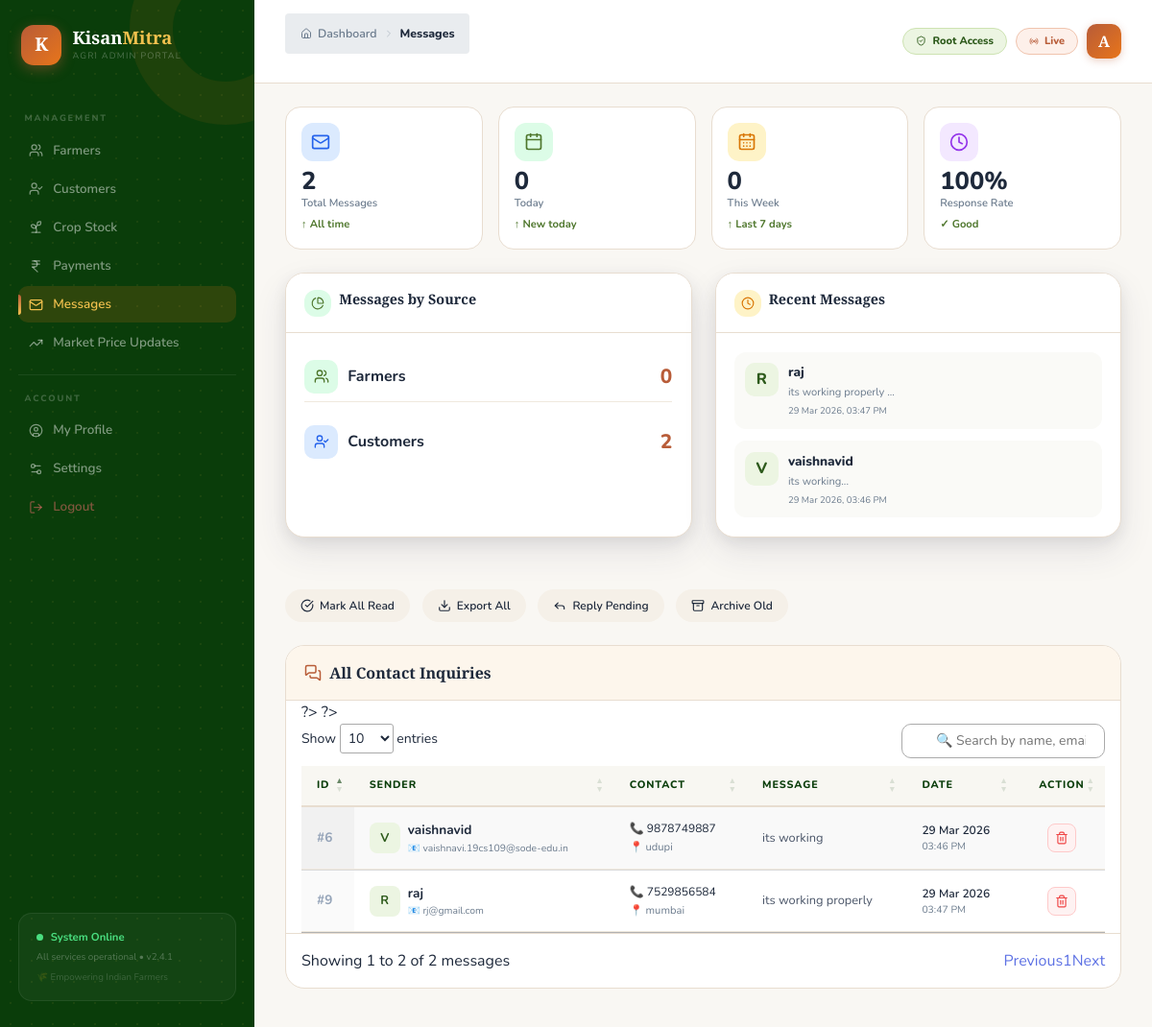
Page /admin/aviewmsg.php (signed in) on the committed database.
### tables this page shows
CREATE TABLE `contactus` (
  `c_id` int(11) NOT NULL,
  `c_name` varchar(100) NOT NULL,
  `c_mobile` varchar(100) NOT NULL,
  `c_email` varchar(100) NOT NULL,
  `c_address` varchar(500) NOT NULL,
  `c_message` text NOT NULL,
  `created_at` timestamp NOT NULL DEFAULT current_timestamp(),
  `user_type` varchar(20) DEFAULT 'customer',
  `is_read` tinyint(1) DEFAULT 0
);

### admin/aviewmsg.php (the view, shortened to what this page needs)
<?php
require('../sql.php');
$user = $_SESSION['admin_login_user'];
$query4 = "SELECT * from admin where admin_name ='$user'";
$ses_sq4 = mysqli_query($conn, $query4);
$row4 = mysqli_fetch_assoc($ses_sq4);
$para2 = $row4['admin_name'];
$total_messages = mysqli_fetch_assoc(mysqli_query($conn, "SELECT COUNT(*) as c FROM contactus"))['c'] ?? 0;
$today_messages = mysqli_fetch_assoc(mysqli_query($conn, "SELECT COUNT(*) as c FROM contactus WHERE DATE(created_at) = CURDATE()"))['c'] ?? 0;
$week_messages = mysqli_fetch_assoc(mysqli_query($conn, "SELECT COUNT(*) as c FROM contactus WHERE WEEK(created_at) = WEEK(CURDATE())"))['c'] ?? 0;
$farmer_messages = mysqli_fetch_assoc(mysqli_query($conn, "SELECT COUNT(*) as c FROM contactus WHERE user_type = 'farmer'"))['c'] ?? 0;
$customer_messages = mysqli_fetch_assoc(mysqli_query($conn, "SELECT COUNT(*) as c FROM contactus WHERE user_type = 'customer'"))['c'] ?? 0;
$recent_messages = mysqli_query($conn, "SELECT * FROM contactus ORDER BY c_id DESC LIMIT 5");
?>
<!DOCTYPE html>
<html lang="en">
<head>
    <?php require ('aheader.php'); ?>
    <link rel="stylesheet" href="https://cdn.datatables.net/1.13.4/css/jquery.dataTables.min.css">
</head>
<body>
<aside class="sidebar" id="sidebar">
    <div class="sidebar-inner">
        <div class="brand">
            <div class="brand-icon">K</div>
            <div class="brand-wordmark">
                <div class="brand-name">Kisan<em>Mitra</em></div>
                <div class="brand-sub">Agri Admin Portal</div>
            </div>
        </div>
        <nav>
            <div class="nav-label">Management</div>
            <a href="afarmers.php" class="nav-link"><i data-lucide="users" style="width:15px;height:15px"></i> Farmers</a>
            <a href="acustomers.php" class="nav-link"><i data-lucide="user-check" style="width:15px;height:15px"></i> Customers</a>
            <a href="aproducedcrop.php" class="nav-link"><i data-lucide="sprout" style="width:15px;height:15px"></i> Crop Stock</a>
            <a href="apayments.php" class="nav-link"><i data-lucide="indian-rupee" style="width:15px;height:15px"></i> Payments</a>
            <a href="aviewmsg.php" class="nav-link active"><i data-lucide="mail" style="width:15px;height:15px"></i> Messages</a>
            <a href="update_prices.php" class="nav-link"><i data-lucide="trending-up" style="width:15px;height:15px"></i> Market Price Updates</a>
            <div class="nav-divider"></div>
            <div class="nav-label">Account</div>
            <a href="aprofile.php" class="nav-link"><i data-lucide="user-circle" style="width:15px;height:15px"></i> My Profile</a>
            <a href="asettings.php" class="nav-link"><i data-lucide="settings-2" style="width:15px;height:15px"></i> Settings</a>
            <a href="alogout.php" class="nav-link danger"><i data-lucide="log-out" style="width:15px;height:15px"></i> Logout</a>
        </nav>
        <div class="sidebar-foot">
            <div style="display:flex;align-items:center;gap:8px;margin-bottom:5px;">
                <div class="pulse-dot"></div>
                <span style="font-size:0.71rem;color:#4ade80;font-weight:700;">System Online</span>
            </div>
            <div style="font-size:0.62rem;color:rgba(255,255,255,0.28);">All services operational &bull; v2.4.1</div>
            <div style="font-size:0.61rem;color:rgba(255,255,255,0.18);margin-top:6px;">🌾 Empowering Indian Farmers</div>
        </div>
    </div>
</aside>
<main class="main">
    <div class="topbar">
        <div style="display:flex;align-items:center;gap:13px;">
            <div class="breadcrumb">
                <i data-lucide="home" style="width:12px;height:12px"></i>
                <span>Dashboard</span>
                <i data-lucide="chevron-right" style="width:12px;height:12px;opacity:0.35"></i>
                <span class="cur">Messages</span>
            </div>
        </div>
        <div class="topbar-right">
            <div class="chip chip-green"><i data-lucide="shield-check" style="width:11px;height:11px"></i> Root Access</div>
            <div class="chip chip-terra"><i data-lucide="radio" style="width:10px;height:10px"></i> Live</div>
            <div class="topbar-avatar"><?php echo strtoupper(substr($para2,0,1)); ?></div>
        </div>
    </div>
    <div class="dashboard-container">
        <div class="stats-grid">
            <div class="stat-card">
                <div class="stat-header">
                    <div class="stat-icon blue"><i data-lucide="mail" style="width:20px;height:20px;"></i></div>
                </div>
                <div class="stat-value"><?php echo $total_messages; ?></div>
                <div class="stat-label">Total Messages</div>
                <div class="stat-trend trend-up">↑ All time</div>
            </div>
            <div class="stat-card">
                <div class="stat-header">
                    <div class="stat-icon green"><i data-lucide="calendar" style="width:20px;height:20px;"></i></div>
                </div>
                <div class="stat-value"><?php echo $today_messages; ?></div>
                <div class="stat-label">Today</div>
                <div class="stat-trend trend-up">↑ New today</div>
            </div>
            <div class="stat-card">
                <div class="stat-header">
                    <div class="stat-icon orange"><i data-lucide="calendar-days" style="width:20px;height:20px;"></i></div>
                </div>
                <div class="stat-value"><?php echo $week_messages; ?></div>
                <div class="stat-label">This Week</div>
                <div class="stat-trend trend-up">↑ Last 7 days</div>
            </div>
            <div class="stat-card">
                <div class="stat-header">
                    <div class="stat-icon purple"><i data-lucide="clock" style="width:20px;height:20px;"></i></div>
                </div>
                <div class="stat-value"><?php echo $total_messages > 0 ? round(($total_messages - $week_messages) / max(1, $total_messages) * 100) : 0; ?>%</div>
                <div class="stat-label">Response Rate</div>
                <div class="stat-trend trend-up">✓ Good</div>
            </div>
        </div>
        <div class="two-columns">
            <div class="card">
                <div class="card-header">
                    <div class="stat-icon green" style="width:28px;height:28px;"><i data-lucide="pie-chart" style="width:14px;height:14px;"></i></div>
                    <h3>Messages by Source</h3>
                </div>
                <div class="card-body">
                    <div class="type-list">
                        <div class="type-item">
                            <div class="type-info">
                                <div class="type-badge" style="background:#dcfce7;"><i data-lucide="users" style="width:16px;height:16px;color:var(--field-green);"></i></div>
                                <span class="type-name">Farmers</span>
                            </div>
                            <span class="type-count"><?php echo $farmer_messages; ?></span>
                        </div>
                        <div class="type-item">
                            <div class="type-info">
                                <div class="type-badge" style="background:#dbeafe;"><i data-lucide="user-check" style="width:16px;height:16px;color:#2563eb;"></i></div>
                                <span class="type-name">Customers</span>
                            </div>
                            <span class="type-count"><?php echo $customer_messages; ?></span>
                        </div>
                    </div>
                </div>
            </div>
            <div class="card">
                <div class="card-header">
                    <div class="stat-icon orange" style="width:28px;height:28px;"><i data-lucide="clock" style="width:14px;height:14px;"></i></div>
                    <h3>Recent Messages</h3>
                </div>
                <div class="card-body">
                    <div class="recent-list">
                        <?php
                        if(mysqli_num_rows($recent_messages) > 0) {
                            while($recent = mysqli_fetch_assoc($recent_messages)) {
                                $initial = strtoupper(substr($recent['c_name'], 0, 1));
                        ?>
                        <div class="recent-item" onclick="alert('Viewing message from <?php echo $recent['c_name']; ?>')">
                            <div class="recent-avatar"><?php echo $initial; ?></div>
                            <div class="recent-content">
                                <div class="recent-name"><?php echo htmlspecialchars($recent['c_name']); ?></div>
                                <div class="recent-message"><?php echo substr(htmlspecialchars($recent['c_message']), 0, 60); ?>...</div>
                                <div class="recent-time"><?php echo date('d M Y, h:i A', strtotime($recent['created_at'] ?? 'now')); ?></div>
                            </div>
                        </div>
                        <?php } } else { ?>
                        <div style="text-align:center;padding:2rem;color:var(--muted);">No messages yet</div>
                        <?php } ?>
                    </div>
                </div>
            </div>
        </div>
        <div class="quick-actions">
            <div class="action-chip" onclick="alert('Mark all as read feature would be implemented');"><i data-lucide="check-circle" style="width:14px;height:14px;"></i> Mark All Read</div>
            <div class="action-chip" onclick="alert('Export messages feature would be implemented');"><i data-lucide="download" style="width:14px;height:14px;"></i> Export All</div>
            <div class="action-chip" onclick="alert('Reply to pending messages feature');"><i data-lucide="reply" style="width:14px;height:14px;"></i> Reply Pending</div>
            <div class="action-chip" onclick="alert('Archive old messages feature');"><i data-lucide="archive" style="width:14px;height:14px;"></i> Archive Old</div>
        </div>
        <div class="table-card">
            <div class="table-header">
                <div class="table-title">
                    <i data-lucide="messages-square" style="width:18px;height:18px;color:var(--terracotta);"></i>
                    All Contact Inquiries
                </div>
            </div>
            <div style="padding: 0 1rem;">
                <table id="messagesTable" class="display" style="width:100%">
                    <thead>
                        <tr>
                            <th>ID</th>
                            <th>Sender</th>
                            <th>Contact</th>
                            <th>Message</th>
                            <th>Date</th>
                            <th style="text-align:center">Action</th>
                        </tr>
                    </thead>
                    <tbody>
                        <?php
                        $query = mysqli_query($conn, "SELECT * FROM contactus ORDER BY c_id DESC");
                        if(mysqli_num_rows($query) > 0) {
                            while($res = mysqli_fetch_array($query)){
                                $initial = strtoupper(substr($res['c_name'], 0, 1));
                                $msgPreview = strlen($res['c_message']) > 60 ? substr($res['c_message'],0,60).'…' : $res['c_message'];
                        ?>
                        <tr>
                            <td><span style="font-weight:700;color:#94a3b8;">#<?php echo $res['c_id']; ?></span></td>
                            <td>
                                <div class="sender-info">
                                    <div class="sender-avatar"><?php echo $initial; ?></div>
                                    <div>
                                        <div style="font-weight:700;"><?php echo htmlspecialchars($res['c_name']); ?></div>
                                        <div style="font-size:0.65rem;color:var(--muted);">📧 <?php echo htmlspecialchars($res['c_email']); ?></div>
                                    </div>
                                </div>
                              </div>
                              </td>
                            <td>
                                <div style="font-size:0.75rem;">📞 <?php echo $res['c_mobile']; ?></div>
                                <div style="font-size:0.7rem;color:var(--muted);margin-top:3px;">📍 <?php echo htmlspecialchars(substr($res['c_address'], 0, 30)); ?></div>
                              </div>
                              </td>
                            <td>
                                <div class="msg-preview">
                                    <div class="msg-text"><?php echo htmlspecialchars($msgPreview); ?></div>
                                </div>
                              </div>
                              </td>
                            <td>
                                <div style="font-size:0.75rem;font-weight:600;"><?php echo date('d M Y', strtotime($res['created_at'] ?? 'now')); ?></div>
                                <div style="font-size:0.65rem;color:var(--muted);"><?php echo date('h:i A', strtotime($res['created_at'] ?? 'now')); ?></div>
                              </td>
                            <td style="text-align:center;">
                                <a href="amsgdelete.php?id=<?php echo $res['c_id']; ?>"
                                   onclick="return confirm('⚠️ Delete this message permanently?')"
                                   class="delete-btn">
                                    <i data-lucide="trash-2" style="width:14px;height:14px;"></i>
                                </a>
                              </td>
                        <?php } } ?>
            <div style="padding: 1rem; border-top: 1px solid var(--border-warm);" id="tableFooter"></div>
</main>
</body>
</html>

### rows in the picture
contactus: c_name "R", c_name "raj", c_message "its working properly", created_at "29 Mar 2026, 03:47 PM", c_id "9", c_email "rj@gmail.com", c_mobile "7529856584", c_address "mumbai", created_at "29 Mar 2026", created_at "03:47 PM"
contactus: c_name "V", c_name "vaishnavid", c_message "its working", created_at "29 Mar 2026, 03:46 PM", c_id "6", c_email "vaishnavi.19cs109@sode-edu.in", c_mobile "9878749887", c_address "udupi", created_at "29 Mar 2026", created_at "03:46 PM"

### other values in the picture
substr($para2,0,1) "A"
$total_messages "2"
$today_messages "0"
$week_messages "0"
$farmer_messages "0"
$customer_messages "2"
